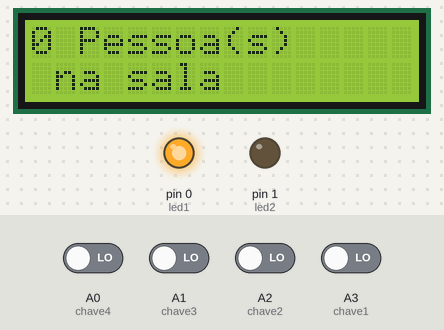
Bench run of a sketch on a simulated Arduino Uno, built with avr-gcc and run on an emulated ATmega328P. On the bench: 16×2 character LCD, output pins drawn as LEDs (lit = HIGH). The test bench sets the inputs (shaded band); at power-on: A0 (chave4), A1 (chave3), A2 (chave2), A3 (chave1) LOW.

Above: at 1.2 s.
1.3 s: A0 (chave4) driven HIGH
At 2.4 s:
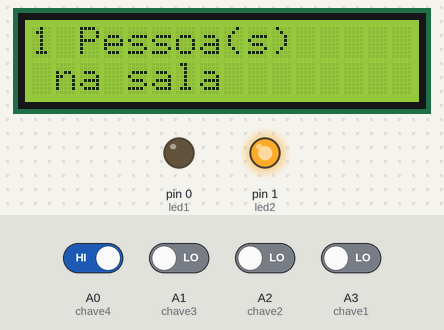
3.5 s: A1 (chave3) driven HIGH
At 5.2 s:
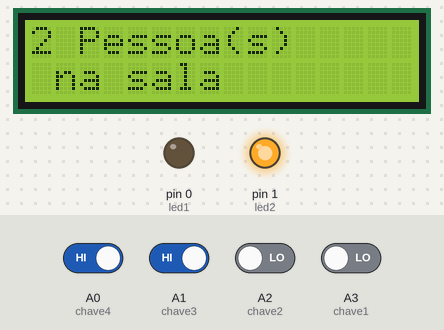
5.5 s: A2 (chave2) driven HIGH
At 7.2 s:
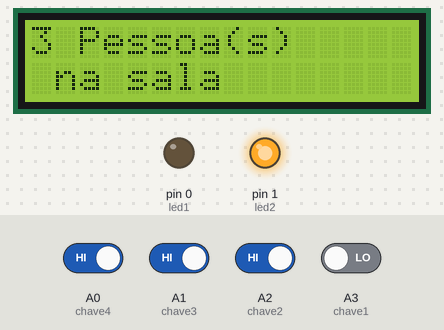
7.5 s: A3 (chave1) driven HIGH
At 9.2 s:
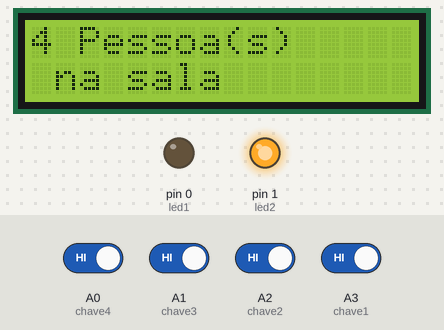
Timing chart, 0 to 10.6 s (numbered marks = the images above; inputs shaded):
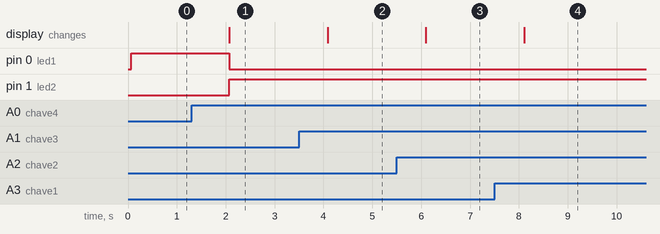

Measured:
- after the input at 1.3 s, pin 0 (led1): HIGH → LOW after 0.77 s; pin 1 (led2): LOW → HIGH after 0.77 s; the display: changes after 0.77 s (image 1)
- after the input at 3.5 s, the display: changes after 0.58 s (image 2)
- after the input at 5.5 s, the display: changes after 0.59 s (image 3)
- after the input at 7.5 s, the display: changes after 0.60 s (image 4)

The sketch:

ShownumberpersonsDP.ino
```cpp
#include <LiquidCrystal.h>
LiquidCrystal lcd(12, 11, 5, 4, 3, 2);

int led1 = 0;
int led2 = 1;
int chave1 = A3;
int chave2 = A2;
int chave3 = A1;
int chave4 = A0;


void setup() {

  pinMode(led1, OUTPUT);
  pinMode(led2, OUTPUT);
  pinMode(chave1, INPUT);
  pinMode(chave2, INPUT);
  pinMode(chave3, INPUT);
  pinMode(chave4, INPUT);

  lcd.begin(16, 2);

}


void loop() {

  int numerodepessoas = 0;

  if (digitalRead(A3)|| digitalRead(A2) || digitalRead(A1) || digitalRead(A0) == 1){   //Se todas as chaves estiverem desligadas ...
	digitalWrite(led1, LOW);
    	digitalWrite(led2, HIGH);
  	}else{									       //Se estiverem ligadas ...
    	digitalWrite(led2, LOW);
    	digitalWrite(led1, HIGH);
  }

  if (digitalRead(A3) == 1){
    numerodepessoas++;
  }
  if (digitalRead(A2) == 1){
    numerodepessoas++;
  }
  if (digitalRead(A1) == 1){
    numerodepessoas++;
  }
  if (digitalRead(A0) == 1){
    numerodepessoas++;
  }

  lcd.print(numerodepessoas);
  lcd.print(" Pessoa(s)");
  lcd.setCursor(0, 1);
  lcd.print(" na sala");
  delay(1000);
  lcd.home();
}
```
